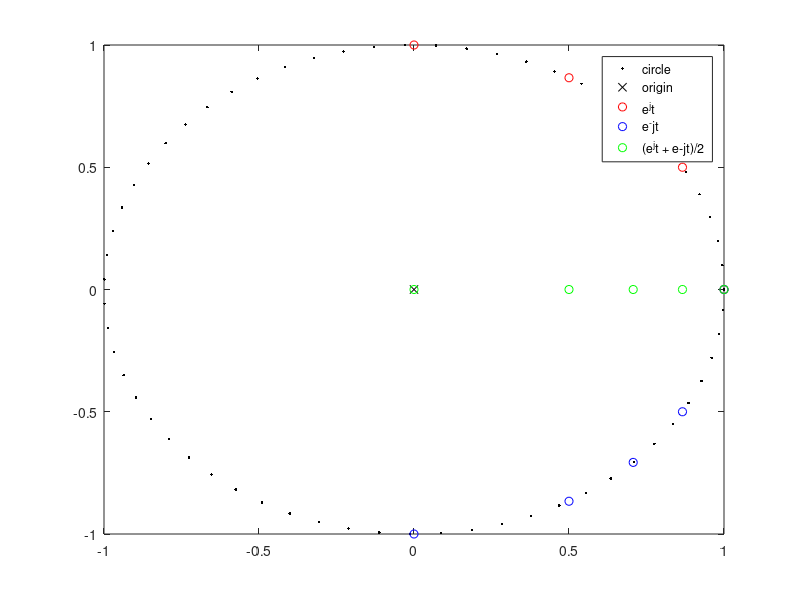

The MATLAB source for this figure:

    

    t = 0:0.1:2*pi;
figure;
plot(exp(1i*t), 'k.');
hold on;
plot(0, 0, 'kx');
t = [0, pi/6, pi/4, pi/3, pi/2];
plot(exp(1i*t), 'ro');
plot(exp(-1i*t), 'bo');
ss = (exp(1i*t)+exp(-1i*t))/2;
plot(real(ss), imag(ss), 'go');
legend('circle', 'origin', 'e^jt', 'e^-jt', '(e^jt + e-jt)/2');